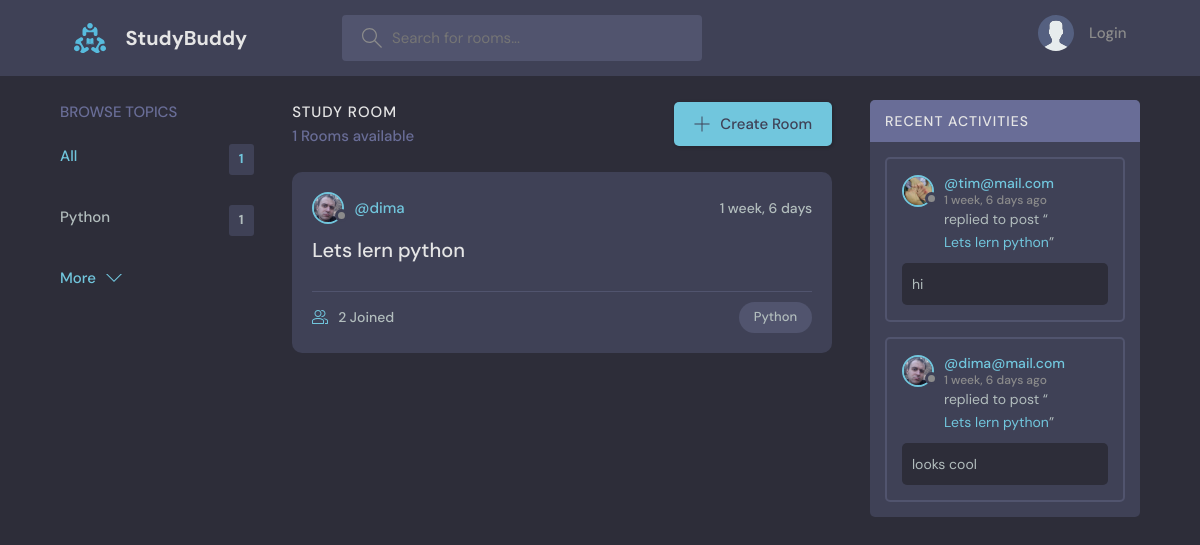
The page / on the database its author committed.
### base/models.py (models this page shows, shortened)
class Topic(models.Model):
    name = models.CharField(max_length=200)

class Room(models.Model):
    host = models.ForeignKey(User,on_delete=models.SET_NULL,null=True)
    topic  = models.ForeignKey(Topic,on_delete=models.SET_NULL,null=True)
    name = models.CharField(max_length=200)
    description = models.TextField(null=True,blank=True)
    participants = models.ManyToManyField(User,related_name = 'participants',blank=True)
    updated = models.DateTimeField(auto_now=True)
    created = models.DateTimeField(auto_now_add=True)
    class Meta:
        ordering = ['-updated','-created']
    def __str__(self):
        return str(self.name)

class User(AbstractUser):
    name = models.CharField(max_length = 200,null = True)
    email = models.EmailField(unique = True,null = True)
    bio = models.TextField(null = True)
    avatar = models.ImageField(null=True,default="avatar.svg")
    USERNAME_FIELD = 'email'
    REQUIRED_FIELDS = []

class Message(models.Model):
    user = models.ForeignKey(User,on_delete=models.CASCADE)
    room  = models.ForeignKey(Room,on_delete=models.CASCADE)
    body  = models.TextField()
    updated = models.DateTimeField(auto_now=True)
    created = models.DateTimeField(auto_now_add=True)
    class Meta:
        ordering = ['-updated','-created']

### base/views.py (the view)
# urls.py: path('',views.home,name='home'),
def home(request):
    q = request.GET.get('q') if request.GET.get('q')!=None else ''
    rooms = Room.objects.filter(
            Q(topic__name__icontains = q) |
            Q(name__icontains=q) |
            Q(description__icontains=q)
        )
    topics = Topic.objects.all()[0:5]
    rooms_count = rooms.count()
    room_messages = Message.objects.filter(Q(room__topic__name__icontains = q))
    content = {
        'rooms' : rooms,'topics':topics,
        'rooms_count' :rooms_count,'room_messages':room_messages
    }
    return render(request,'base/home.html',content)

### base/templates/base/home.html (shortened to what this page needs)
{% extends 'main.html' %}
{% block content %}
    <main class="layout layout--3">
      <div class="container">
        {% include 'base/topics_component.html' %}
        <div class="roomList">
          <div class="roomList__header">
            <div>
              <h2>Study Room</h2>
              <p>{{rooms_count}} Rooms available</p>
            </div>
            <a class="btn btn--main" href="{% url 'create_room' %}">
              <svg version="1.1" xmlns="http://www.w3.org/2000/svg" width="32" height="32" viewBox="0 0 32 32">
                <title>add</title>
                <path
                  d="M16.943 0.943h-1.885v14.115h-14.115v1.885h14.115v14.115h1.885v-14.115h14.115v-1.885h-14.115v-14.115z"
                ></path>
              </svg>
              Create Room
            </a>
          </div>
          {% include 'base/feed_component.html' %}
        </div>
        {% include 'base/activity_component.html' %}
      </div>
    </main>
    {% endblock content%}

### base/templates/base/topics_component.html
<div class="topics">
    <div class="topics__header">
      <h2>Browse Topics</h2>
    </div>
    <ul class="topics__list">
      <li>
        <a href="{% url 'home' %}" class="active">All <span>{{topics.count}}</span></a>
      </li>
        {% for tp in topics %}
        <li>
            <a href="{% url 'home' %}?q={{tp.name}}">{{tp.name}}<span>{{tp.room_set.all.count}}</span> </a>
        </li>
        {% endfor %}
    </ul>
    <a class="btn btn--link" href="{% url 'topics' %}">
      More
      <svg version="1.1" xmlns="http://www.w3.org/2000/svg" width="32" height="32" viewBox="0 0 32 32">
        <title>chevron-down</title>
        <path d="M16 21l-13-13h-3l16 16 16-16h-3l-13 13z"></path>
      </svg>
    </a>
  </div>

### base/templates/base/feed_component.html (shortened to what this page needs)
    {% for room in rooms %}
          <div class="roomListRoom">
            <div class="roomListRoom__header">
              <a href="{% url 'user_profile' room.host.id %}" class="roomListRoom__author">
                <div class="avatar avatar--small">
                  <img src="{{ room.host.avatar.url }}" />
                </div>
                <span>@{{room.host.username}}</span>
              </a>
              <div class="roomListRoom__actions">
                <span>{{room.created|timesince }}</span>
              </div>
            </div>
            <div class="roomListRoom__content">
              <a href="{% url 'room' room.id %}">{{room.name}}</a>
            </div>
            <div class="roomListRoom__meta">
              <a href="{% url 'room' room.id %}" class="roomListRoom__joined">
                {{room.participants.all.count}} Joined
              </a>
              <p class="roomListRoom__topic">{{room.topic.name}}</p>
            </div>
          </div>
{% endfor %}

### base/templates/base/activity_component.html (shortened to what this page needs)
<div class="activities">
    <div class="activities__header">
      <h2>Recent Activities</h2>
    </div>
    {% for rm in room_messages %}
    <div class="activities__box">
      <div class="activities__boxHeader roomListRoom__header">
        <a href="{% url 'user_profile' rm.user.id %}" class="roomListRoom__author">
          <div class="avatar avatar--small">
            <img src="{{ rm.user.avatar.url }}" />
          </div>
          <p>
            @{{rm.user}}
            <span>{{rm.created|timesince}} ago</span>
          </p>
        </a>
      </div>
      <div class="activities__boxContent">
        <p>replied to post “<a href="{% url 'room' rm.room.id %}">{{rm.room}}</a>”</p>
        <div class="activities__boxRoomContent">
          {{rm.body}}
        </div>
      </div>
    </div>
    {%endfor%}
  </div>

### rows shown on the page
Topic: name "Python", room_set.all.count "1"
Room: host.avatar (picture), host.username "dima", created "1 week, 6 days", name "Lets lern python", participants.all.count "2", topic.name "Python"
Message: user.avatar (picture), user "tim@mail.com", created "1 week, 6 days", room "Lets lern python", body "hi"
Message: user.avatar (picture), user "dima@mail.com", created "1 week, 6 days", room "Lets lern python", body "looks cool"

### other values the page prints
{{ topics.count }} "1"
{{ rooms_count }} "1"
